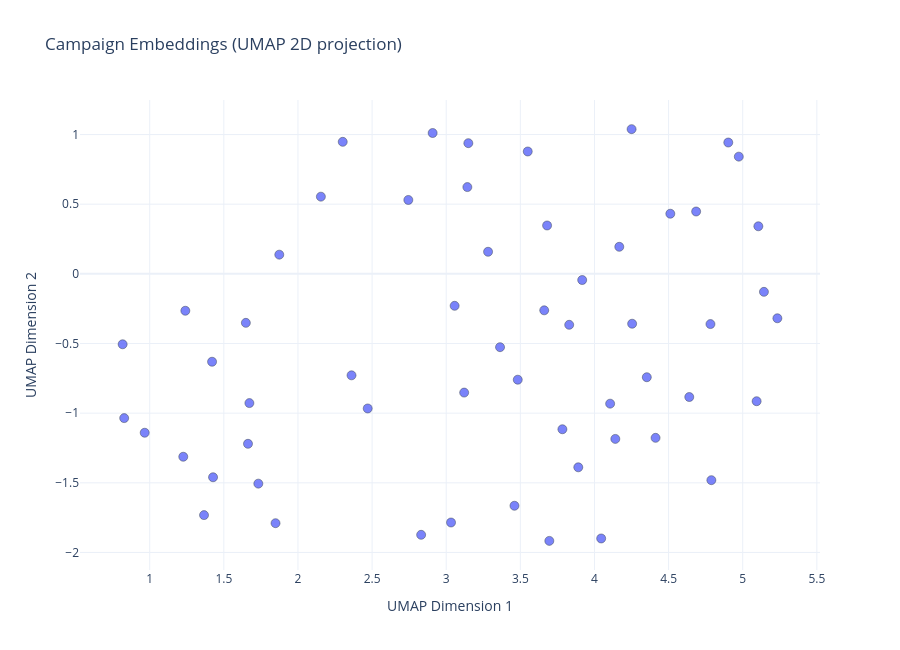

Here is the notebook cell this chart was saved with:
### Markdown cell above
## 7) Interactive Embedding Map (Plotly)

This section creates an interactive 2D map of campaign embeddings so you can visually inspect semantic similarity between campaigns.

What the code does:
- Uses the embedding matrix (`embeddings`) and projects high-dimensional vectors to 2 dimensions with UMAP.
- Builds a plotting table with campaign metadata (`title`, `url`, `campaign_instance_id`, `campaign_family_key`).
- Creates a Plotly scatter chart where each point is one campaign.

How to read and use the plot:
- Hover on a point to see the campaign title (plus URL and IDs in the tooltip).
- Points that are closer together in 2D are generally more semantically similar in embedding space.
- The axes correspond to UMAP Dimension 1 and UMAP Dimension 2.

Implementation note: if campaign instance columns are missing in the current kernel session, the code reconstructs them automatically before plotting, so the cell works independently.

### Code cell
import plotly.express as px
import umap.umap_ as umap

# Ensure required metadata columns exist even if Step 4 was not run in this session.
plot_df = df.copy()
if "campaign_family_key" not in plot_df.columns or "campaign_instance_id" not in plot_df.columns:
    local_slug = plot_df["url"].fillna("").str.rstrip("/").str.split("/").str[-1]
    local_slug_base = local_slug.str.replace(r"-\d+$", "", regex=True)
    local_title_norm = (
        plot_df["title"]
        .fillna("")
        .str.lower()
        .str.replace(r"[^a-z0-9\s]+", " ", regex=True)
        .str.replace(r"\s+", " ", regex=True)
        .str.strip()
    )
    plot_df["campaign_family_key"] = local_title_norm + "||" + local_slug_base
    plot_df["instance_number"] = plot_df.groupby("campaign_family_key").cumcount() + 1
    plot_df["campaign_instance_id"] = (
        plot_df["campaign_family_key"] + "__instance_" + plot_df["instance_number"].astype(str)
    )

# Project embeddings (N x D) to 2D with UMAP for visualization.
X = embeddings.astype(np.float32, copy=False)
umap_model = umap.UMAP(n_components=2, random_state=42)
coords_2d = umap_model.fit_transform(X)

plot_df = plot_df[["title", "url", "campaign_instance_id", "campaign_family_key"]].copy()
plot_df["x"] = coords_2d[:, 0]
plot_df["y"] = coords_2d[:, 1]

fig = px.scatter(
    plot_df,
    x="x",
    y="y",
    hover_name="title",
    hover_data={
        "url": True,
        "campaign_instance_id": True,
        "campaign_family_key": True,
        "x": False,
        "y": False,
    },
    title="Campaign Embeddings (UMAP 2D projection)",
    opacity=0.85,
    height=650,
    template="plotly_white",
)

fig.update_traces(marker={"size": 9, "line": {"width": 0.5, "color": "#1f2937"}})
fig.update_layout(
    xaxis_title="UMAP Dimension 1",
    yaxis_title="UMAP Dimension 2",
    hoverlabel={"namelength": -1},
)

fig.show()

### Figure 1 — Plotly figure (JSON) as saved in the notebook; plotly's stock layout.template omitted (floating-point values rounded to 4 significant figures; data arrays with more than 128 entries replaced by an {"elided": "..."} marker saying what was removed)
{"data": [{"customdata": {"elided": "57x3 str values"}, "hovertemplate": "<b>%{hovertext}</b><br><br>url=%{customdata[0]}<br>campaign_instance_id=%{customdata[1]}<br>campaign_family_key=%{customdata[2]}<extra></extra>", "hovertext": ["Aid following the earthquake in Nepal", "Aid for Afghanistan", "Aid in response to disasters and crises in Switzerland", "Asia 2009", "Child Protection in Switzerland", "Child relief", "Children in need", "Climate crisis in Africa", "Coeur à Coeur: Education is the best springboard for the future", "Coronavirus International", "Coronavirus Switzerland", "Cyclone in Mozambique", "Cyclone in Myanmar / Burma", "Earthquake in Iran", "Earthquake in Italy", "Earthquake in Morocco", "Earthquake in Turkey and Syria", "Earthquakes in Venezuela", "Famine in Africa", "Flooding in India", "Flooding in Pakistan", "Flooding in Pakistan", "Flooding in Pakistan 2010", "Flooding in the Balkans", "Gaza", "Haiti: aid following the earthquake", "HeartBeats", "Humanitarian crisis in Sudan", null, "Humanitarian crisis in the Middle East", "Hunger in East Africa", "Hunger in East Africa", "Hurricane Matthew", "Japan", "Jeder Rappen zählt 2009 – 2018", "Lebanon Emergency", "Natural disasters in Switzerland: Blatten", "Our current fundraising campaigns", "Refugees", "Rockslide at Bondo", "Rohingya", "Severe weather events in Switzerland in 2024", "Severe weather in Switzerland 2005", "Socio-professional integration of young people in Switzerland", "Support for homeless and marginalised people in Switzerland", "Swiss Solidarity’s Emergency fund", "Swiss Solidarity's fundraising campaigns since 1946", "Syria", "Tackling Child Abuse in Switzerland and worldwide", "Together for children in crisis", "Tsunami in Indonesia", "Tsunami in Southeast Asia", "Typhoon Haiyan", "Vanuatu", "War in Ukraine", "War in Yemen", "Women in forgotten crises"], "legendgroup": "", "marker": {"color": "#636efa", "line": {"color": "#1f2937", "width": 0.5}, "opacity": 0.85, "size": 9, "symbol": "circle"}, "mode": "markers", "name": "", "orientation": "v", "showlegend": false, "type": "scatter", "x": [4.412, 1.649, 4.903, 1.226, 2.744, 1.874, 2.155, 5.106, 4.512, 2.47, 2.361, 4.106, 4.789, 3.661, 3.483, 3.363, 3.83, 3.121, 4.782, 4.64, 3.891, 4.141, 4.353, 4.254, 1.663, 4.25, 1.849, 4.974, 4.686, 5.234, 5.143, 0.9661, 1.733, 3.695, 1.421, 3.057, 0.8278, 1.672, 2.831, 3.032, 3.68, 3.282, 3.149, 2.908, 1.24, 0.8173, 1.427, 3.143, 2.302, 3.784, 5.094, 3.46, 1.366, 3.917, 4.167, 3.55, 4.045], "xaxis": "x", "y": [-1.177, -0.3517, 0.9426, -1.313, 0.5303, 0.1377, 0.554, 0.3414, 0.4316, -0.9662, -0.7284, -0.9318, -1.481, -0.2618, -0.7598, -0.5263, -0.3658, -0.8522, -0.3605, -0.8841, -1.389, -1.185, -0.742, -0.3581, -1.22, 1.039, -1.79, 0.8412, 0.4475, -0.3188, -0.1293, -1.14, -1.506, -1.917, -0.6308, -0.2295, -1.036, -0.9276, -1.873, -1.785, 0.3471, 0.1584, 0.938, 1.011, -0.265, -0.5055, -1.46, 0.6227, 0.9475, -1.115, -0.9141, -1.665, -1.732, -0.04433, 0.1941, 0.8782, -1.899], "yaxis": "y"}], "layout": {"height": 650, "hoverlabel": {"namelength": -1}, "legend": {"tracegroupgap": 0}, "title": {"text": "Campaign Embeddings (UMAP 2D projection)"}, "xaxis": {"anchor": "y", "domain": [0, 1], "title": {"text": "UMAP Dimension 1"}}, "yaxis": {"anchor": "x", "domain": [0, 1], "title": {"text": "UMAP Dimension 2"}}}}
